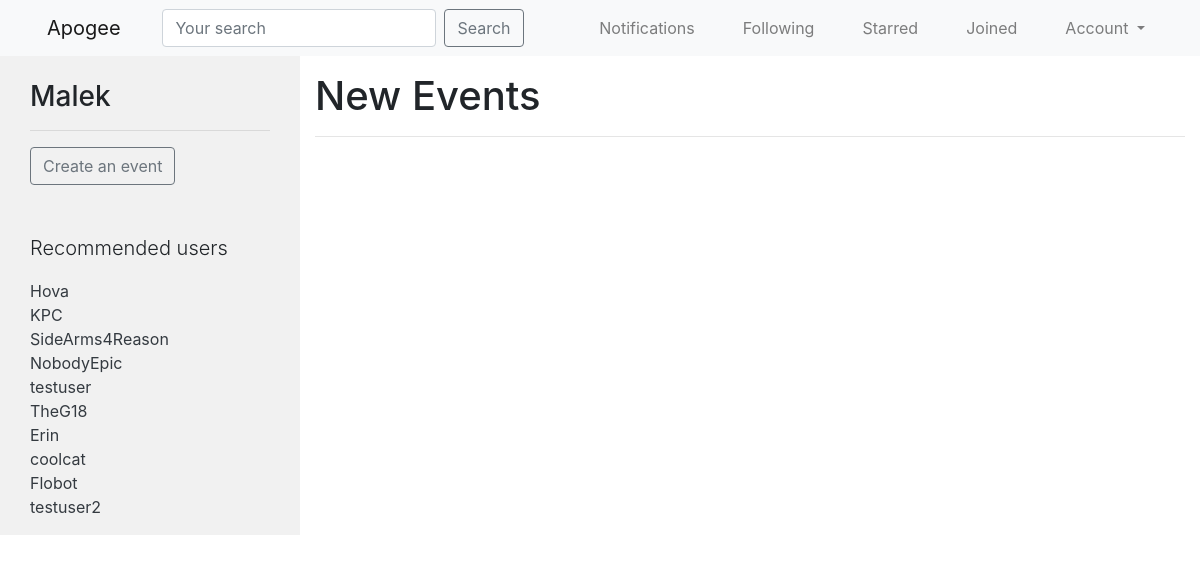
Screenshot of / (signed in) with the database file from the repository.
### accounts/models.py (models this page shows, shortened)
class UserProfile(models.Model):
	user = models.OneToOneField(
			settings.AUTH_USER_MODEL,
			on_delete=models.CASCADE,
			related_name='profile'
		)
	following = models.ManyToManyField(
			settings.AUTH_USER_MODEL,
			blank=True,
			related_name='followed_by'
		)
	profile_picture = models.ImageField(upload_to='profile_pics/%Y/%m/%d/', blank=True)
	banner = models.ImageField(upload_to='banners/%Y/%m/%d/', blank=True)
	bio = models.TextField(max_length=700, blank=True)
	objects = UserProfileManager()
	def get_following(self):
		users = self.following.all()
		return users.exclude(username=self.user.username)
	def get_absolute_url(self):
		return reverse_lazy('profiles:detail', kwargs={'username': self.user.username})
	def get_edit_url(self):
		return reverse_lazy('profiles:edit', kwargs={'username': self.user.username})

### parties/views.py (the view)
# urls.py: path('', PartyListView.as_view(), name='home'),
class PartyListView(LoginRequiredMixin, ListView):
	def get_queryset(self, *args, **kwargs):
		qs = Party.objects.all()
		return qs
	def get_context_data(self, *args, **kwargs):
		context = super(PartyListView, self).get_context_data(*args, **kwargs)
		return context

### accounts/models.py (called while the page is built)
	def recommended(self, user, limit_to=10):
		profile = user.profile
		following = profile.get_following()
		qs = self.get_queryset().exclude(user__in=following).exclude(id=profile.id).order_by('?')[:limit_to]
		return qs

### accounts/templatetags/recommended.py (called while the page is built)
@register.inclusion_tag('accounts/snippets/recommended.html')
def recommended(user):
	if isinstance(user, User):
		qs = UserProfile.objects.recommended(user)
		return {'recommended': qs}

### parties/templates/parties/party_list.html (shortened to what this page needs)
{% extends 'base.html' %}
{% load recommended %}
{% block content %}
<div class='row'>
	<div class='col-sm-3 grey-background'>
		<div class='col-sm-12 mt-4'>
			<h3>{{ request.user }}</h3><hr>
		</div>
		<div class='col-sm-12 mt-3'>
			<a href="{% url 'parties:create' %}">
				<button class='btn btn-outline-secondary'>Create an event</button>
			</a>
		</div>
		<div class='col-sm-12 mt-5'>
			<p class='lead'>Recommended users</p>
			<p>{% recommended request.user %}</p>
		</div>
	</div>
	<div class='col-sm-9 mt-3'>
		<h1>New Events</h1><hr>
	</div>
</div>
{% endblock content %}

### templates/base.html (shortened to what this page needs)
{% load static %}
<html lang="en">
  <head>
    <link rel="stylesheet" href="https://maxcdn.bootstrapcdn.com/bootstrap/4.0.0/css/bootstrap.min.css">
  </head>
  <body>
    {% include 'navbar.html' %}
    <div class='container-fluid'>
        {% block content %}
        {% endblock content %}
    </div>
  </body>
</html>

### templates/navbar.html (shortened to what this page needs)
<nav class="navbar navbar-expand-md navbar-light bg-light">
  <div class='container-fluid'>
    <a class="navbar-brand ml-3" href="{% url 'home' %}">Apogee</a>
    <div class="collapse navbar-collapse" id="navbarSupportedContent">
      {% if request.user.is_authenticated %}
      {% include 'parties/search_form.html' %}
      <ul class="navbar-nav ml-auto">
        <li class="nav-item mx-3">
          <a class="nav-link" href="{% url 'parties:joined-list' %}">Notifications</a>
        </li>
        <li class="nav-item mx-3">
          <a class="nav-link" href="{% url 'parties:following-list' %}">Following</a>
        </li>
        <li class="nav-item mx-3">
          <a class="nav-link" href="{% url 'parties:starred-list' %}">Starred</a>
        </li>
        <li class="nav-item mx-3">
          <a class="nav-link" href="{% url 'parties:joined-list' %}">Joined</a>
        </li>
        <li class="nav-item dropdown mx-3">
          <a class="nav-link dropdown-toggle" href="#" id="navbarDropdown" role="button" data-toggle="dropdown" aria-haspopup="true" aria-expanded="false">
            Account
          </a>
        </li>
      </ul>
      {% endif %}
    </div>
  </div>
</nav>

### parties/templates/parties/search_form.html
<form id='navbar-search-form' class="form-inline my-2 my-lg-0 mx-auto" method='GET' action='{% url "search" %}'>
	<input class="form-control mr-sm-2" type='text' name='q' placeholder='Your search' value='{{ request.GET.q }}'>
	<button type="submit" class="btn btn-outline-secondary my-2 my-sm-0">Search</button>
</form>

### accounts/templates/accounts/snippets/recommended.html
{% for profile in recommended %}
	<a class='text-dark' href='/profiles/{{ profile.user.username }}'>{{ profile.user.username }}</a><br>
{% empty %}
	<p class='lead'>No recommendations</p>
{% endfor %}

### templates/base.html (style rules this page uses)
.grey-background { background-color: #f1f1f1; }

### rows the page displays
UserProfile: user.username "Hova"
UserProfile: user.username "KPC"
UserProfile: user.username "SideArms4Reason"
UserProfile: user.username "NobodyEpic"
UserProfile: user.username "testuser"
UserProfile: user.username "TheG18"
UserProfile: user.username "Erin"
UserProfile: user.username "coolcat"
UserProfile: user.username "Flobot"
UserProfile: user.username "testuser2"

### other values shown
{{ request.user }} "Malek"
